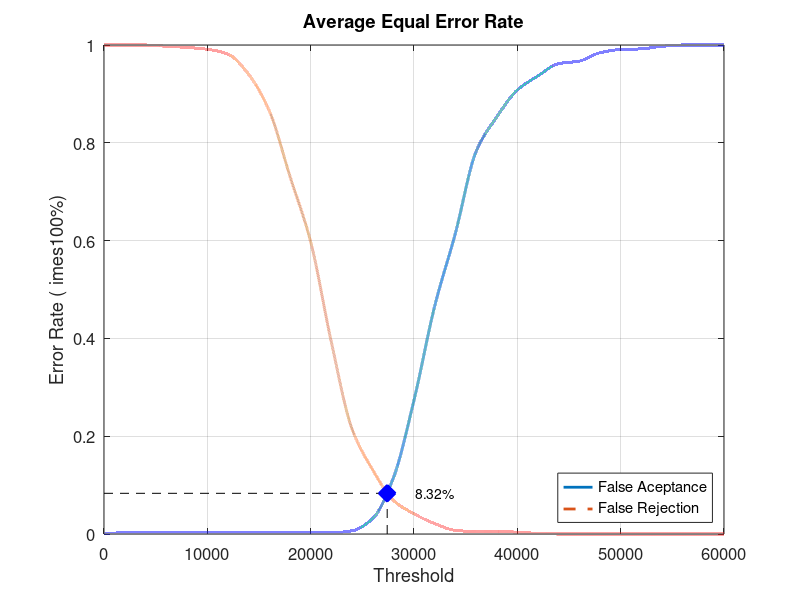
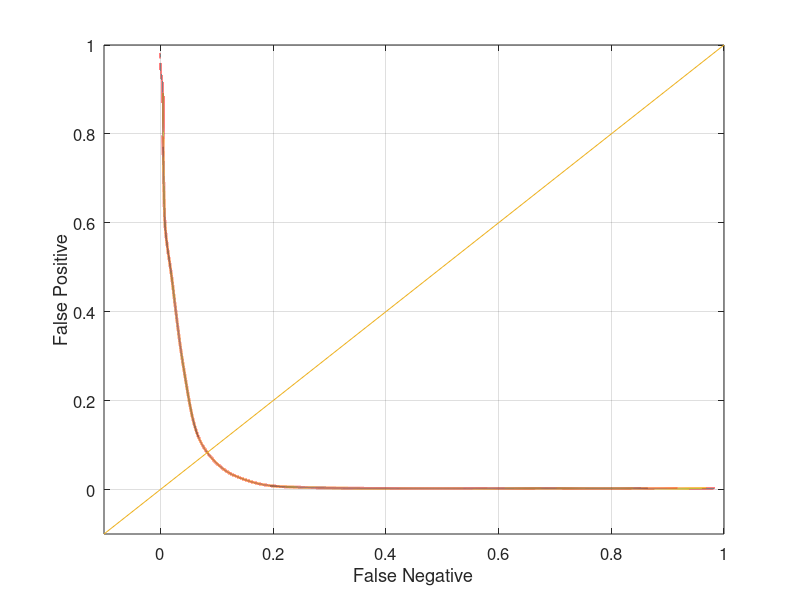

The MATLAB script that drew these images, in order:
close all;
clear;
clc;
x = 0:2000:60000;
xq = 0:0.5:60000;

y0 = [0 0.00263158 0.00263158 0.00263158 0.00263158 0.00263158 0.00263158 0.00263158 0.00263158 0.00263158 0.00263158 0.00263158 0.00657895 0.0315789 0.114474 0.273684 0.465789 0.614474 0.781579 0.852632 0.907895 0.936842 0.961842 0.967105 0.98421 0.990789 0.992105 0.997368 1 1 1]
yy0 = interp1(x, y0, xq, 'pchip');
y1 = [1 1 1 0.9975 0.995 0.99125 0.98125 0.94 0.865 0.73125 0.5975 0.3925 0.215 0.13125 0.06875 0.04125 0.02125 0.0075 0.005 0.005 0.00375 0.00125 0 0 0 0 0 0 0 0 0]
yy1 = interp1(x, y1, xq, 'pchip');

% Calculating EER: 
y2 = abs(y0 - y1);
find(y2 == min(y2))
yy2 = abs(yy0 - yy1);
xEER = find(yy2 == min(yy2));
xEERIndex = xq(xEER) % X-axis EER
yEER = yy0(xEER) % Y-axis EER

main = figure
plot(xq, yy0,'-','LineWidth', 2);	hold on
plot(xq, yy1,'--','LineWidth', 2);	hold on
plot([xEERIndex xEERIndex], [0 yEER], 'k--');	hold on
plot([0 xEERIndex], [yEER yEER], 'k--');	hold on
plot(xEERIndex, yEER, 'bx', 'LineWidth', 10);	hold on
text(xEERIndex + 10 * xEERIndex / 100, yEER, [num2str(round((10000 * yEER)) / 100) '%'])
legend('False Aceptance', 'False Rejection', 'Location', 'SouthEast')
xlabel('Threshold')
ylabel('Error Rate (	imes100%)')
title('Average Equal Error Rate')
set(gca, 'FontSize', 12)
axis([0 60000 0 1])
grid on

print(main, 'Experiment3AverageMain', '-dpng');
FNRxFPR = figure('Color', [1 1 1]);
plot(yy1, yy0, '-', yy1, yy0, 'LineWidth', 2);
hold on
y = -0.1:0.1:1
plot(y, y); 
set(gca, 'FontSize', 12)
xlabel('False Negative')
ylabel('False Positive')
axis([-0.1 1 -0.1 1])
set(gca, 'FontSize', 12)
grid on

print(FNRxFPR, 'Experiment3AverageFNRxFPR','-dpng');
